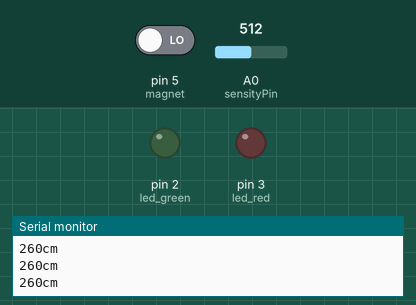
Simulated run of this sketch. Board: Arduino Uno, built with avr-gcc and run on an emulated ATmega328P. Shown: output pins drawn as LEDs (lit = HIGH), the last lines printed to the serial monitor. Inputs (shaded band) come from the test bench; at power-on: A0 (sensityPin) = 512, pin 5 (magnet) LOW.

Above: at 1.3 s.
1.4 s: A0 (sensityPin) set to 13
3.7 s: A0 (sensityPin) set to 10
At 6.2 s:
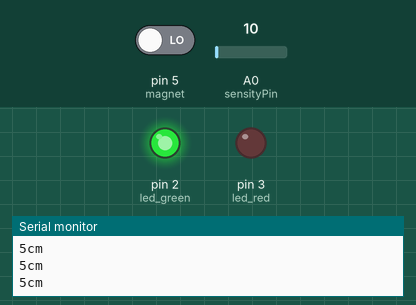
6.5 s: A0 (sensityPin) set to 122
At 7.4 s:
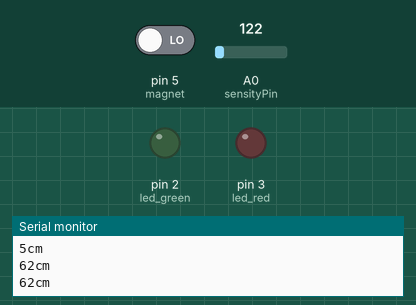
8.0 s: A0 (sensityPin) set to 0
At 9.0 s:
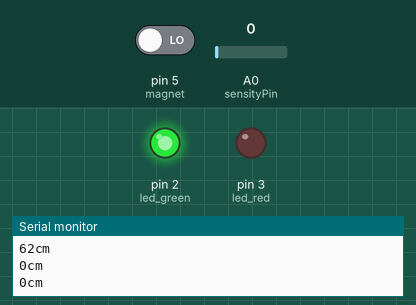
10.0 s: pin 5 (magnet) driven HIGH
At 11.8 s:
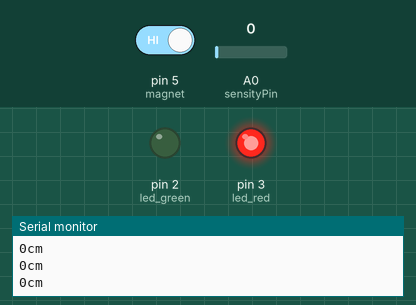
Timing chart, 0 to 13.0 s (numbered marks = the images above; inputs shaded):
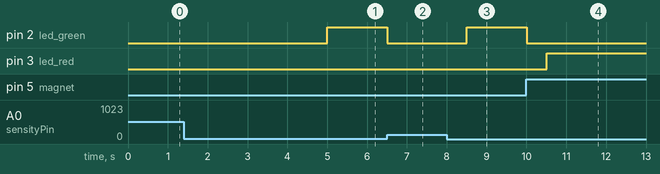

The sketch:

block_detection.ino
```cpp
#define MAX_RANG (520)
#define ADC_SOLUTION (1023.0)//ADC accuracy of Arduino UNO is 10bit

int led_red = 3, led_green = 2, led_blue = 3, magnet = 5;
float dist_t, sensity_t, prev_dist = 500;
int ismagnetic = -2, prev_magnetic = -1;

int sensityPin = A0; // select the input pin
void setup() {
 // Serial init
 Serial.begin(9600);
 pinMode(led_red, OUTPUT);
 pinMode(led_green, OUTPUT);
 pinMode(led_blue, OUTPUT);
 pinMode(magnet, INPUT);
}


void ultrasonic() {
// read the value from the sensor:
sensity_t = analogRead(sensityPin);
 // turn the ledPin on
dist_t = sensity_t * MAX_RANG / ADC_SOLUTION;//
if ((dist_t < 6 || dist_t > 518) && (prev_dist < 6 || prev_dist > 518)) {
  //WRITE code for motors to stop
    ismagnetic = digitalRead(magnet);
   if (ismagnetic == prev_magnetic){
     if (ismagnetic == HIGH) { // check if the input is HIGH
       digitalWrite(led_red, HIGH);
       digitalWrite(led_green, LOW);
    //enter state code
      } else {
       digitalWrite(led_green, HIGH);
       digitalWrite(led_red, LOW);
    //enter state code
    }
   } else {
    digitalWrite(led_red, LOW);
    digitalWrite(led_green, LOW);
    }//if magnetic
} //if distance
    else {
    digitalWrite(led_red, LOW);
    digitalWrite(led_green, LOW);
  }
  prev_dist = dist_t;
  prev_magnetic = ismagnetic;
  }

void loop() {
ultrasonic();
Serial.print(dist_t,0);
Serial.println("cm");
delay(500);
}
```

Measured:
- the behaviour switches between 12 and 11 on A0 (sensityPin) (found by bisection; images 0 and 1)
- after the input at 3.7 s, pin 2 (led_green): LOW → HIGH after 1.3 s
- after the input at 6.5 s, pin 2 (led_green): HIGH → LOW at once
- after the input at 8.0 s, pin 2 (led_green): LOW → HIGH after 0.51 s
- after the input at 10.0 s, pin 2 (led_green): HIGH → LOW at once; pin 3 (led_red): LOW → HIGH after 0.51 s
